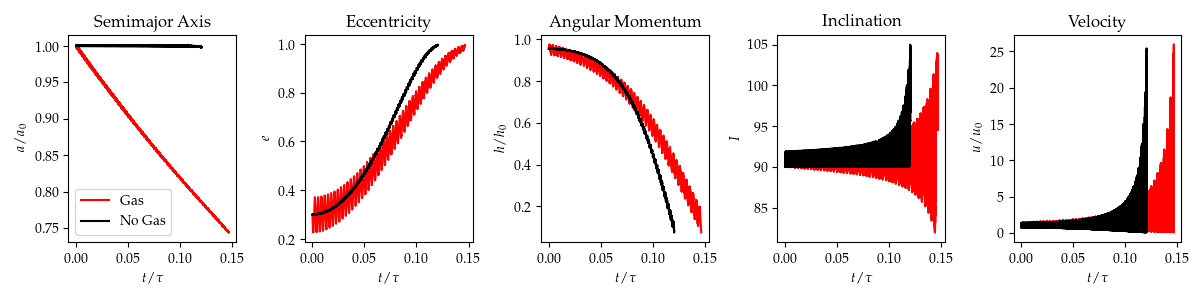

Generate this figure with Python:
def quantities_individual(x,y,z,vx,vy,vz,OO):

    rad  =  np.sqrt(x**2 + y**2 + z**2)
    v2   =  vx**2 + vy**2 + vz**2
    sma  =  1./(2./rad - v2)
    hx   =  vz*y - vy*z #- OO*x*z
    hy   =  vx*z - vz*x #- OO*y*z
    hz   =  vy*x - vx*y #- OO*(x**2+y**2)
    hh   =  np.sqrt(hx**2+hy**2+hz**2)
    ecc  =  np.sqrt(1 - hh**2/sma)
    incl =  180/math.pi * np.arccos(hz/hh)

    return rad,hz,hh,sma,ecc,v2,incl


def quantities_pair(x1,y1,z1,vx1,vy1,vz1,x2,y2,z2,vx2,vy2,vz2,OO):

    x=x1-x2
    y=y1-y2
    z=z1-z2
    vx=vx1-vx2
    vy=vy1-vy2
    vz=vz1-vz2

    rad  =  np.sqrt(x**2 + y**2 + z**2)
    v2   =  vx**2 + vy**2 + vz**2
    sma  =  1./(2./rad - v2)
    hx   =  vz*y - vy*z
    hy   =  vx*z - vz*x
    hz   =  vy*x - vx*y
    hh   =  np.sqrt(hx**2+hy**2+hz**2)
    ecc  =  np.sqrt(1 - hh**2/sma)
    incl =  180/math.pi * np.arccos(hz/hh)
    return rad,hz,hh,sma,ecc,v2,incl



import numpy as np
import math
import pylab as plt
import pencil as pc

fig, (ax1,ax2,ax3,ax4,ax5) = plt.subplots(1,5,figsize=(12,3))

ts1=pc.read_ts(datadir="./Incl90Ecc03/data")
ts2=pc.read_ts(datadir="./Incl90Ecc03_nogas/data")
ts3=pc.read_ts(datadir="./Incl90Ecc03_nogas_masses/data")
par2=pc.read_param(param2=True,datadir="Incl90Ecc03/data")

OO=par2.omega_rotating
tau=par2.stokesnumber[1]
ugas=par2.ugas
rad1,hz1,hh1,sma1,ecc1,v21,incl1 = quantities_individual(ts1.xq2,ts1.yq2,ts1.zq2,ts1.vxq2,ts1.vyq2,ts1.vzq2,OO) 
rad2,hz2,hh2,sma2,ecc2,v22,incl2 = quantities_individual(ts2.xq2,ts2.yq2,ts2.zq2,ts2.vxq2,ts2.vyq2,ts2.vzq2,OO) 
rad3,hz3,hh3,sma3,ecc3,v23,incl3 = quantities_pair(ts3.xq1,ts3.yq1,ts3.zq1,ts3.vxq1,ts3.vyq1,ts3.vzq1,
                                                   ts3.xq2,ts3.yq2,ts3.zq2,ts3.vxq2,ts3.vyq2,ts3.vzq2,OO)

time1 = ts1.t/tau
time2 = ts2.t/tau
time3 = ts3.t/tau

ax1.plot(time1,sma1,color='red',label='Gas')
ax1.plot(time2,sma2,color='black',label='No Gas')

#sma_solution = sma1[0]*np.exp(-2*ts1.t/tau)
#ax1.plot(time1,sma_solution,linestyle=':',color='red',label='Analytical with Gas')

mu=1. # G*(m1+m2)
ax2.plot(time1,ecc1,color='red',label='Gas')
ax2.plot(time2,ecc2,color='black',label='No Gas')
mu=1.0

ax3.plot(time1,hh1,color='red',label='Gas')
ax3.plot(time2,hh2,color='black',label='No Gas')

ax4.plot(time1,incl1,color='red',label='Gas')
ax4.plot(time2,incl2,color='black',label='No Gas')

ax5.plot(time1,np.sqrt(v21),color='red',label='Gas')
ax5.plot(time2,np.sqrt(v22),color='black',label='No Gas')

ax1.set_xlabel(r'$t/\tau$')
ax1.set_ylabel(r'$a/a_0$')
ax1.set_title("Semimajor Axis")
ax1.legend()

ax2.set_xlabel(r'$t/\tau$')
ax2.set_ylabel(r'$e$')
ax2.set_title("Eccentricity")
#ax2.legend()

ax3.set_xlabel(r'$t/\tau$')
ax3.set_ylabel(r'$h/h_0$')
ax3.set_title("Angular Momentum")
#ax3.legend()

ax4.set_xlabel(r'$t/\tau$')
ax4.set_ylabel(r'$I$')
ax4.set_title("Inclination")
#ax4.legend()

ax5.set_xlabel(r'$t/\tau$')
ax5.set_ylabel(r'$u/u_0$')
ax5.set_title("Velocity")
#ax5.legend()

plt.tight_layout()
#plt.show()
plt.savefig("GasNoGas.png")
#plt.savefig("GasNoGas_Masses.png")
